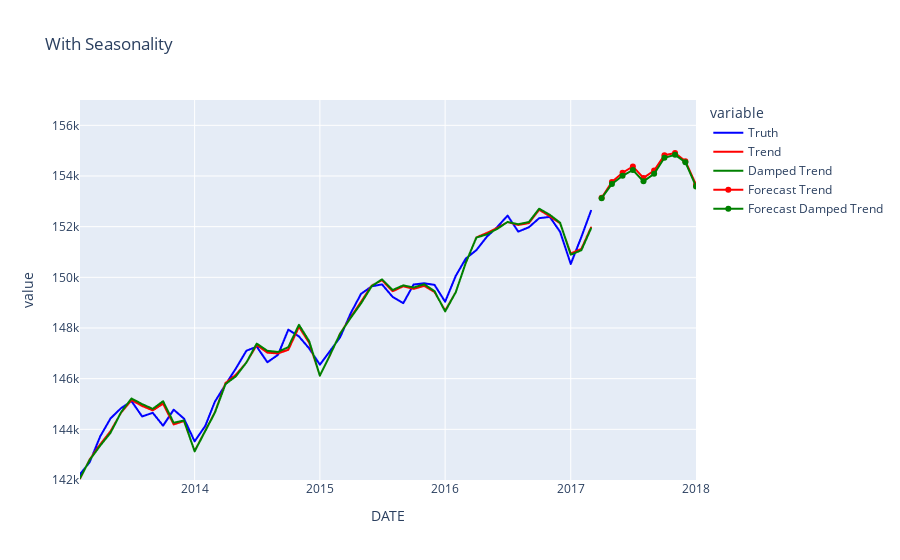

Write notebook code for a chart like this one.
### Code cell
## Holt-Winters’ Seasonal Method

# Linear trend
trend = ExponentialSmoothing(employment, trend='add', seasonal='add').fit()
# Linear trend with damping
dampedTrend = ExponentialSmoothing(employment, trend='mul', seasonal='add', damped=True, use_boxcox=True).fit(use_brute=True)

forecast_t = trend.forecast(10)
forecast_dt = dampedTrend.forecast(10)

# Plotting our data

smoothData = pd.DataFrame([employment.values, trend.fittedvalues.values, dampedTrend.fittedvalues.values]).T
smoothData.columns = ['Truth', 'Trend', 'Damped Trend']
smoothData.index = employment.index

fig = px.line(smoothData, y = ['Truth', 'Trend', 'Damped Trend'], 
        x = smoothData.index,
        color_discrete_map={"Truth": 'blue',
                           'Trend': 'red',
                            'Damped Trend': 'green'
                           },
              title='With Seasonality'
       )

fig.update_xaxes(range=[smoothData.index[-50], forecast_t.index[-1]])
fig.update_yaxes(range=[142000, 157000])


# Incorporating the Forecasts

fig.add_trace(go.Scatter(x=forecast_t.index, y = forecast_t.values, name='Forecast Trend', line={'color':'red'}))
fig.add_trace(go.Scatter(x=forecast_dt.index, y = forecast_dt.values, name='Forecast Damped Trend', line={'color':'green'}))

### Figure 1 — Plotly figure (JSON) as saved in the notebook; plotly's stock layout.template omitted (floating-point values rounded to 4 significant figures; data arrays with more than 128 entries replaced by an {"elided": "..."} marker saying what was removed)
{"data": [{"hovertemplate": "variable=Truth<br>DATE=%{x}<br>value=%{y}<extra></extra>", "legendgroup": "Truth", "line": {"color": "blue", "dash": "solid"}, "marker": {"symbol": "circle"}, "mode": "lines", "name": "Truth", "showlegend": true, "type": "scattergl", "x": {"elided": "831 str values"}, "xaxis": "x", "y": {"elided": "831 float values"}, "yaxis": "y"}, {"hovertemplate": "variable=Trend<br>DATE=%{x}<br>value=%{y}<extra></extra>", "legendgroup": "Trend", "line": {"color": "red", "dash": "solid"}, "marker": {"symbol": "circle"}, "mode": "lines", "name": "Trend", "showlegend": true, "type": "scattergl", "x": {"elided": "831 str values"}, "xaxis": "x", "y": {"elided": "831 float values"}, "yaxis": "y"}, {"hovertemplate": "variable=Damped Trend<br>DATE=%{x}<br>value=%{y}<extra></extra>", "legendgroup": "Damped Trend", "line": {"color": "green", "dash": "solid"}, "marker": {"symbol": "circle"}, "mode": "lines", "name": "Damped Trend", "showlegend": true, "type": "scattergl", "x": {"elided": "831 str values"}, "xaxis": "x", "y": {"elided": "831 float values"}, "yaxis": "y"}, {"line": {"color": "red"}, "name": "Forecast Trend", "type": "scatter", "x": ["2017-04-01T00:00:00.000000000", "2017-05-01T00:00:00.000000000", "2017-06-01T00:00:00.000000000", "2017-07-01T00:00:00.000000000", "2017-08-01T00:00:00.000000000", "2017-09-01T00:00:00.000000000", "2017-10-01T00:00:00.000000000", "2017-11-01T00:00:00.000000000", "2017-12-01T00:00:00.000000000", "2018-01-01T00:00:00.000000000"], "y": [153100.0, 153800.0, 154100.0, 154400.0, 153900.0, 154200.0, 154800.0, 154900.0, 154600.0, 153700.0]}, {"line": {"color": "green"}, "name": "Forecast Damped Trend", "type": "scatter", "x": ["2017-04-01T00:00:00.000000000", "2017-05-01T00:00:00.000000000", "2017-06-01T00:00:00.000000000", "2017-07-01T00:00:00.000000000", "2017-08-01T00:00:00.000000000", "2017-09-01T00:00:00.000000000", "2017-10-01T00:00:00.000000000", "2017-11-01T00:00:00.000000000", "2017-12-01T00:00:00.000000000", "2018-01-01T00:00:00.000000000"], "y": [153100.0, 153700.0, 154000.0, 154200.0, 153800.0, 154100.0, 154700.0, 154800.0, 154500.0, 153600.0]}], "layout": {"legend": {"title": {"text": "variable"}, "tracegroupgap": 0}, "title": {"text": "With Seasonality"}, "xaxis": {"anchor": "y", "domain": [0, 1], "range": ["2013-02-01T00:00:00", "2018-01-01T00:00:00"], "title": {"text": "DATE"}}, "yaxis": {"anchor": "x", "domain": [0, 1], "range": [142000, 157000], "title": {"text": "value"}}}}
